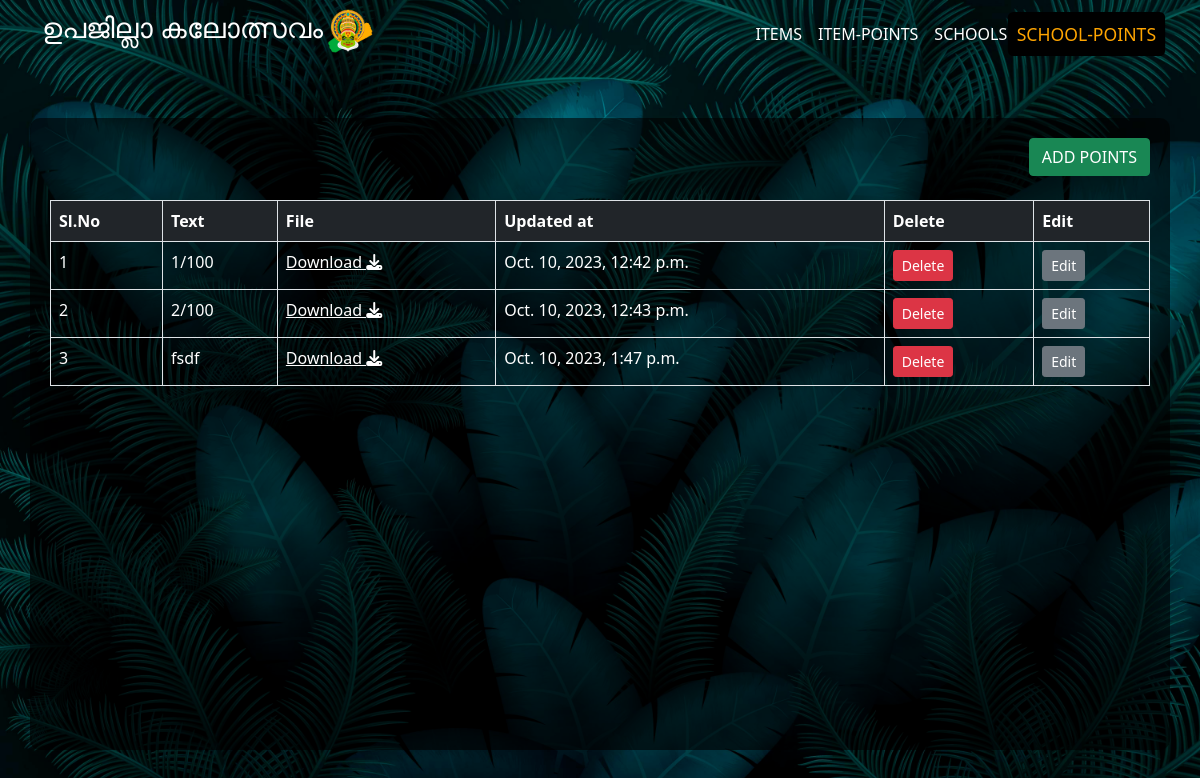
The page /kaloapp/schoolpointsdisplay/ on the database its author committed.
### kaloapp/models.py (models this page shows, shortened)
class schoolpoint_model(models.Model):
    text=models.CharField(max_length=25)
    file=models.FileField(upload_to='kaloapp/static/school_points')
    updated_at = models.DateTimeField(auto_now=True)

### kaloapp/views.py (the view)
# urls.py: path('schoolpointsdisplay/', schoolpoints_display,name='school_display'),
def schoolpoints_display(request):
    a=schoolpoint_model.objects.all()
    txt=[]
    fil=[]
    up=[]
    id1=[]
    for i in a:
        txt1=i.text
        txt.append(txt1)
        fil1=str(i.file).split('/'[-1])
        fil.append(fil1)
        up1=i.updated_at
        up.append(up1)
        id2=i.id
        id1.append(id2)
    pair=zip(txt,fil,up,id1)
    return render(request,'schoolpoints_display.html',{'a':pair})

### kaloapp/templates/schoolpoints_display.html (shortened to what this page needs)
<!DOCTYPE html>
{% load static %}
<html lang="en">
<head>
    <link href="https://cdn.jsdelivr.net/npm/bootstrap@5.0.2/dist/css/bootstrap.min.css" rel="stylesheet"
>
</head>
<body>
<div class="container-fluid sticky-top" >
    <div class="container">
        <nav class="navbar navbar-expand-lg navbar-light p-0">
            <a href="http://127.0.0.1:8000/kaloapp/itemdisplay/" class="navbar-brand">
                <h3 class="text-white">ഉപജില്ലാ കലോത്സവം<img
                        src="{% static 'img/—Pngtree—kathakali dancer for happy onam_6461667.png' %}"
                        style="height:50px;width:50px"></h3>
            </a>
            <div class="collapse navbar-collapse" id="navbarCollapse">
                <div class="navbar-nav ms-auto">
                    <a href="http://127.0.0.1:8000/kaloapp/itemdisplay/" class="nav-item nav-link " style="color:white">ITEMS</a>
                    <a href="http://127.0.0.1:8000/kaloapp/itempointsdisplay/" class="nav-item nav-link" style="color:white">ITEM-POINTS</a>
                    <a href="http://127.0.0.1:8000/kaloapp/schooldisplay/" class="nav-item nav-link " style="color:white">SCHOOLS</a>
                    <a href="http://127.0.0.1:8000/kaloapp/schoolpointsdisplay/" class="nav-item nav-link active" style="color:white">SCHOOL-POINTS</a>
                </div>
            </div>
        </nav>
    </div>
</div>
<div class="container-fluid hero-header mb-1">
    <div class="container" id="box1" style="margin-top: 50px;">
        <div class="row justify-content-end">
            <div class="col-auto">
                <a href="http://127.0.0.1:8000/kaloapp/schoolpoints/" class="btn btn-success btn">ADD POINTS</a><br><br>
            </div>
        </div>
        <div class="table-responsive" style="height:530px">
            <table class="table table-bordered table-striped">
                <thead class="bg-dark text-white">
                <tr>
                    <th>Sl.No</th>
                    <th>Text</th>
                    <th>File</th>
                    <th>Updated at</th>
                    <th>Delete</th>
                    <th>Edit</th>
                </tr>
                </thead>
                <tbody style="background-color:">
                {% for i, j, k, l in a %}
                <tr>
                    <td style="color:white">{{ forloop.counter }}</td>
                    <td style="color:white">{{ i }}</td>
                    <td><a href="{% static j %}" download style="color:white">Download <i class="fa-solid fa-download "></i></a></td>
                        <td style="color:white">{{ k }}</td>
                    <td>
                        <a href="http://127.0.0.1:8000/kaloapp/schoolpointsdelete/{{ l }}"
                           class="btn btn-danger btn-sm">Delete</a>
                    </td>
                    <td>
                        <a href="http://127.0.0.1:8000/kaloapp/schoolpointsedit/{{ l }}"
                           class="btn btn-secondary btn-sm">Edit</a>
                    </td>
                </tr>
                {% endfor %}
                </tbody>
            </table>
        </div>
    </div>
</div>
</body>
</html>

### rows shown on the page
schoolpoint_model: a "1/100", a "Oct. 10, 2023, 12:42 p.m."
schoolpoint_model: a "2/100", a "Oct. 10, 2023, 12:43 p.m."
schoolpoint_model: a "fsdf", a "Oct. 10, 2023, 1:47 p.m."
